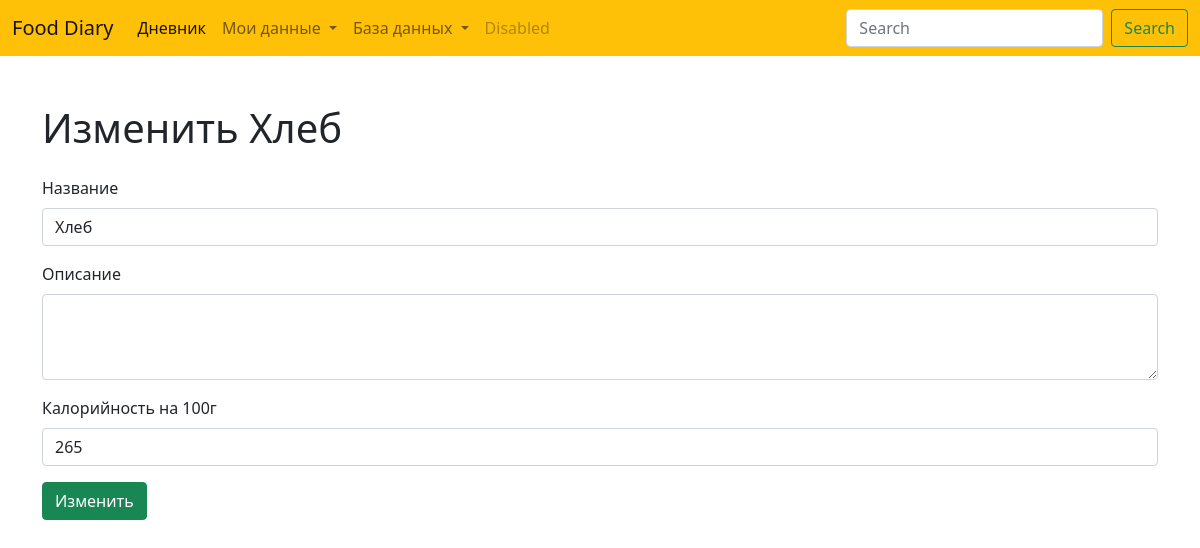
The app's page /my-data/food/update/11/ with its own data.
### diary/models.py (models this page shows, shortened)
class Food(models.Model):
    user = models.ForeignKey(User, null=True, blank=True, related_name='food', on_delete=models.CASCADE)
    session_key = models.CharField('Ключ сессии', max_length=40, null=True, blank=True)
    title = models.CharField('Название', max_length=150)
    description = models.TextField('Описание', null=True, blank=True)
    calories = models.PositiveIntegerField('Калорийность на 100г')
    date = models.DateTimeField('Дата создания', auto_now_add=True)
    meals = models.ManyToManyField('Meal', related_name='meals', through='MealFood')
    class Meta:
        ordering = ('-date',)

### diary/views.py (the view)
# urls.py: path('my-data/food/update/<pk>/', views.MyFoodUpdateView.as_view(), name='my_food_update'),
class MyFoodUpdateView(UpdateView):
    model = Food
    template_name = 'diary/food/update.html'
    form_class = CreateFoodForm
    success_url = reverse_lazy('my_food_list')

### diary/forms.py
class CreateFoodForm(forms.ModelForm):
    class Meta:
        model = Food
        fields = ['title', 'description', 'calories']
    def __init__(self, *args, **kwargs):
        super().__init__(*args, **kwargs)
        for bfield in self.visible_fields():
            bfield.field.widget.attrs['class'] = 'form-control'
            if bfield.field.widget.__class__.__name__ == 'Textarea':
                bfield.field.widget.attrs['rows'] = '3'

### diary/templates/diary/food/update.html (shortened to what this page needs)
{% extends 'base.html' %}
{% block content %}
<main>
    <div class="container">
        <div class="row mt-5">
            <div class="col-12">
                <h1 class="mb-4">Изменить {{food.title}}</h1>
            </div>
            <div class="col-12">
                <form action="." method="post" class="pb-5">
                    {% for field in form %}
                    <div class="mb-3">
                        <label class="form-label" for="{{field.auto_id}}">{{field.label}}</label>
                        {{field}}
                    </div>
                    {% endfor %}
                    <button type="submit" class="btn btn-success">Изменить</button>
                </form>
            </div>
        </div>
    </div>
</main>
{% endblock %}

### records on screen
Food: title "Хлеб", form "Хлеб" "265"

### other values on screen
{{ field.label }} "Название" "Описание" "Калорийность на 100г"
